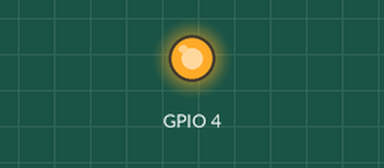
This sketch was run on a simulated ESP32. On the bench: output pins drawn as LEDs (lit = HIGH).

Above: at 0.05 s.
At 1.3 s:
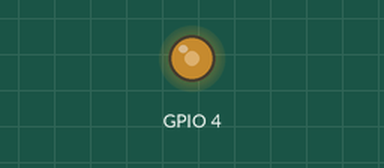
At 2.6 s:
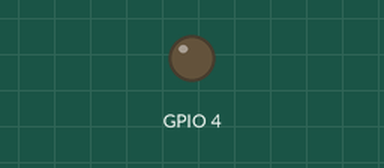
At 4.7 s:
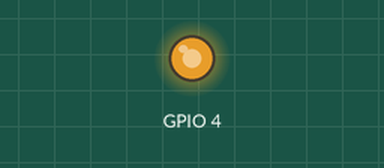
Timing chart, 0 to 6.8 s (numbered marks = the images above):
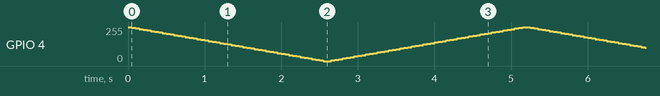

The sketch:

breathing_light.ino
```cpp
/*
 * Generated using BlocklyDuino:
 *
 * https://github.com/MediaTek-Labs/BlocklyDuino-for-LinkIt
 *
 * Date: Mon, 10 Jul 2023 06:09:26 GMT
 */
/*  部份程式由吉哥積木產生  */
/*  https://sites.google.com/jes.mlc.edu.tw/ljj/linkit7697  */


void setup()
{

}


void loop()
{
  for (int i = 255; i >= 0; i -= 5) {
    ledcAttachPin(4, 1);
    ledcSetup(1, 5000, 8);
    ledcWrite(1,i);
    delay(50);
  }
  for (int i = 0; i <= 255; i += 5) {
    ledcAttachPin(4, 1);
    ledcSetup(1, 5000, 8);
    ledcWrite(1,i);
    delay(50);
  }
}
```
